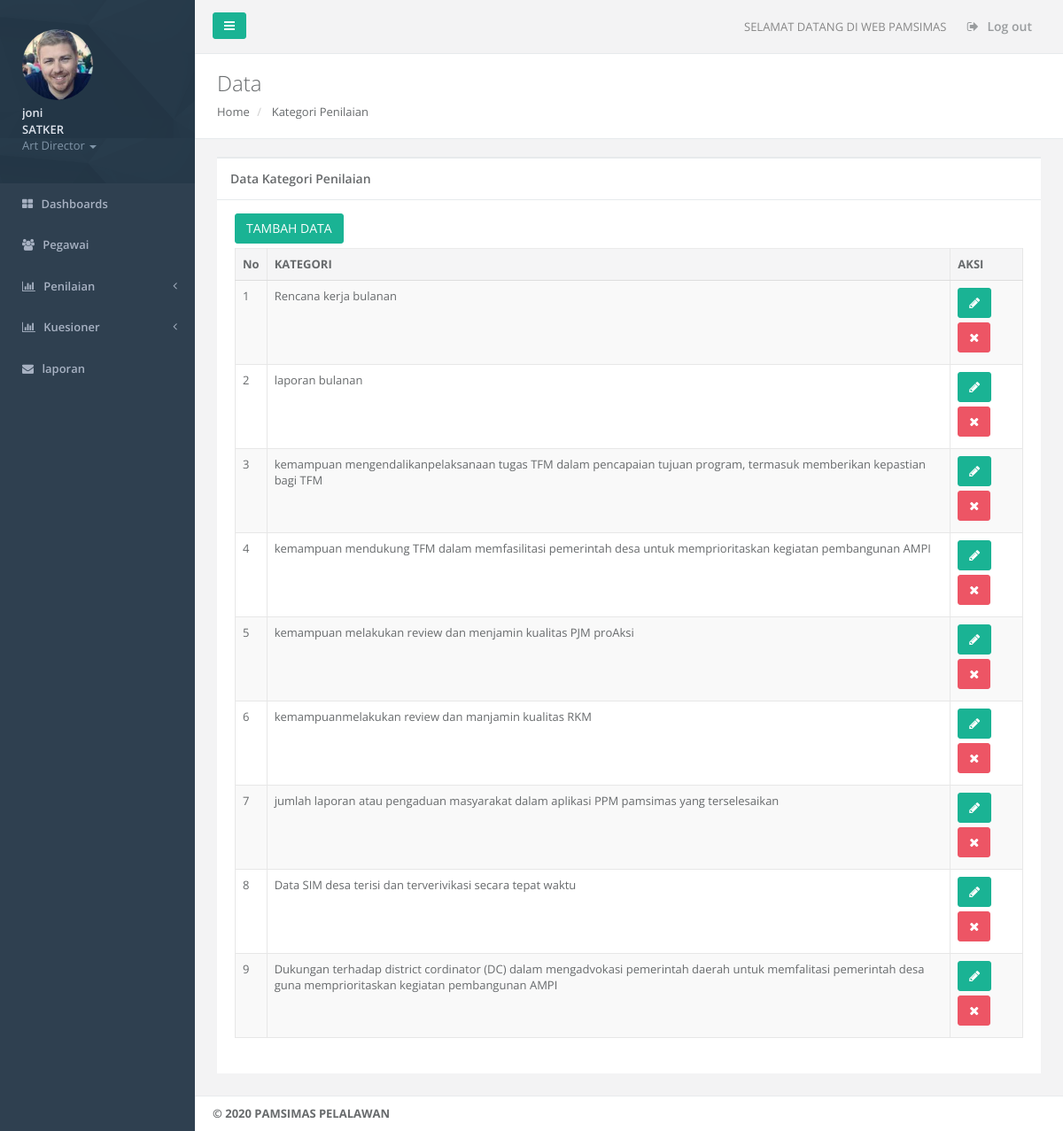
Screenshot of /kategori_view.php (signed in) with the database file from the repository.
### tables this page shows
CREATE TABLE IF NOT EXISTS `kategori` (
  `kategori_id` int(11) NOT NULL AUTO_INCREMENT,
  `kategori` varchar(225) NOT NULL,
  PRIMARY KEY (`kategori_id`)
);

### kategori_view.php (the view, shortened to what this page needs)
<?php include "config.php";
if (empty($_SESSION['username']) AND
    empty($_SESSION['password']))
    {include "login.php";}
    else {
      if ($_SESSION['jabatan'] == "SATKER") {
?>
<!DOCTYPE html>
<html>
<head>
    <link href="css/bootstrap.min.css" rel="stylesheet">
    <link href="font-awesome/css/font-awesome.css" rel="stylesheet">
    <link href="css/plugins/iCheck/custom.css" rel="stylesheet">
    <link href="css/animate.css" rel="stylesheet">
    <link href="css/style.css" rel="stylesheet">
    <link href="css/plugins/awesome-bootstrap-checkbox/awesome-bootstrap-checkbox.css" rel="stylesheet">
</head>
<body>
 <div id="wrapper">
        <nav class="navbar-default navbar-static-side" role="navigation">
           <?php
            if ($_SESSION['jabatan']=="SATKER") {
               include "sidebar.php";
             } else {include "sidebar_fs.php";}  ?>
        </nav>
        <div id="page-wrapper" class="gray-bg dashbard-1">
        <div class="row border-bottom">
        <nav class="navbar navbar-static-top" role="navigation" style="margin-bottom: 0">
        <?php include "navbar.php";  ?>
        </nav>
        </div>
        <div class="row wrapper border-bottom white-bg page-heading">
                <div class="col-lg-10">
                    <h2>Data</h2>
                    <ol class="breadcrumb">
                        <li>
                            <a href="home.php">Home</a>
                        </li>
                        <li>
                            <a href="pegawai_view.php">Kategori Penilaian</a>
                        </li>
                    </ol>
                </div>
            </div>
            <div class="wrapper wrapper-content animated fadeInRight">
            <div class="row">
                <div class="col-lg-12">
                    <div class="ibox float-e-margins">
                        <div class="ibox-title">
                            <h5>Data Kategori Penilaian</h5>
                        </div>
                        <div class="ibox-content">
                            <a href='kategori_add.php' class='btn btn-primary'>TAMBAH DATA</a>
                            <div class="table-responsive">
                              <table class="table table-striped table-bordered table-hover dataTables-example" >
                                  <thead>
                                          <tr>
                                              <th width="10px" >No</th>
                                              <th  >KATEGORI</th>
                                              <th >AKSI</th>
                                          </tr>
                                      </thead>
                                      <tbody>
                                         <?php
                          $queri = "SELECT * FROM kategori";
                          $hasil = mysqli_query($koneksi,$queri);
                          $no=1;
                          while($kolom=mysqli_fetch_assoc($hasil))
                          {
                                  echo "
                                  <tr>
                                      <td>$no</td>
                                      <td>$kolom[kategori]</td>
                                      <td>
                                      <a href='kategori_edit.php?id=$kolom[kategori_id]'  class='btn btn-primary'><i class='fa fa-pencil'></i></a>
                                      <a href='kategori_hapus.php?id=$kolom[kategori_id]' onclick=\"return confirm('Apakah anda yakin akan menghapus :)\" class='btn btn-danger'><i class='fa fa-times'></i></a>
                                      </td>
                                  </tr>
                                  ";
                                  $no=$no+1;
                          }
                      ?>
                                      </tbody>
                              </table>
                        </div>
                        </div>
                    </div>
                </div>
            </div>
        </div>
        <div class="footer">
            <?php
                include 'footer.php';
            ?>
        </div>
        </div>
        </div>
</body>
</html>
<?php
      }else{ include "home.php";} }; ?>

### rows the page displays
kategori: kategori "Rencana kerja bulanan"
kategori: kategori "laporan bulanan"
kategori: kategori "kemampuan mengendalikanpelaksanaan tugas TFM dalam pencapaian tujuan program, termasuk memberikan kepastian bagi TFM"
kategori: kategori "kemampuan mendukung TFM dalam memfasilitasi pemerintah desa untuk memprioritaskan kegiatan pembangunan AMPI"
kategori: kategori "kemampuan melakukan review dan menjamin kualitas PJM proAksi"
kategori: kategori "kemampuanmelakukan review dan manjamin kualitas RKM"
kategori: kategori "jumlah laporan atau pengaduan masyarakat dalam aplikasi PPM pamsimas yang terselesaikan"
kategori: kategori "Data SIM desa terisi dan terverivikasi secara tepat waktu"
kategori: kategori "Dukungan terhadap district cordinator (DC) dalam mengadvokasi pemerintah daerah untuk memfalitasi pemerintah desa guna memprioritaskan kegiatan pembangunan AMPI"

### other values shown
$_SESSION[nama] "joni"
$_SESSION[jabatan] "SATKER"
